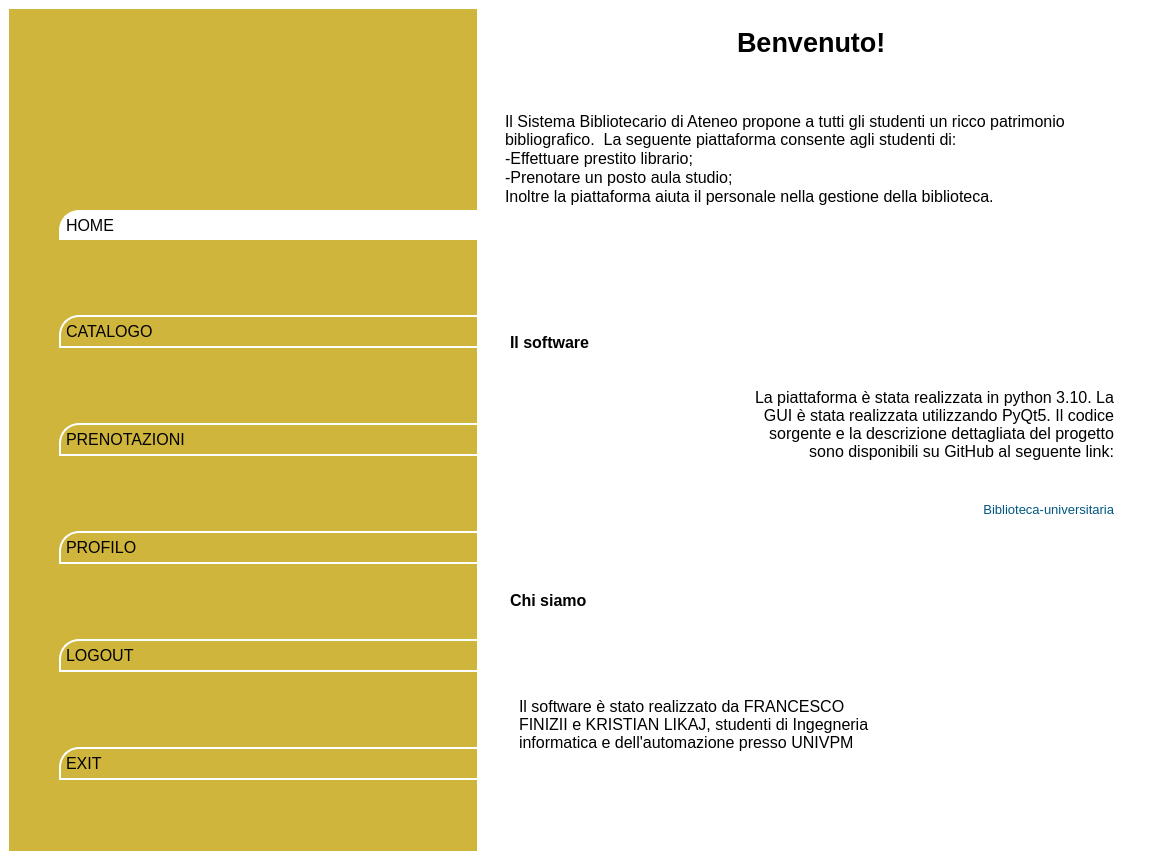
<?xml version="1.0" encoding="UTF-8"?>
<ui version="4.0">
 <class>MainWindow</class>
 <widget class="QMainWindow" name="MainWindow">
  <property name="geometry">
   <rect>
    <x>0</x>
    <y>0</y>
    <width>1150</width>
    <height>860</height>
   </rect>
  </property>
  <property name="maximumSize">
   <size>
    <width>1150</width>
    <height>860</height>
   </size>
  </property>
  <property name="windowTitle">
   <string>Biblioteca</string>
  </property>
  <property name="windowIcon">
   <iconset>
    <normaloff>../../Amministratore/Resources/logo.png</normaloff>../../Amministratore/Resources/logo.png</iconset>
  </property>
  <property name="styleSheet">
   <string notr="true">background-color: rgb(255, 255, 255);</string>
  </property>
  <widget class="QWidget" name="centralwidget">
   <property name="styleSheet">
    <string notr="true">background-color: rgb(255, 255, 255);</string>
   </property>
   <layout class="QHBoxLayout" name="horizontalLayout">
    <item>
     <widget class="QWidget" name="leftMenu" native="true">
      <property name="sizePolicy">
       <sizepolicy hsizetype="Preferred" vsizetype="Preferred">
        <horstretch>0</horstretch>
        <verstretch>0</verstretch>
       </sizepolicy>
      </property>
      <property name="styleSheet">
       <string notr="true">background-color: rgb(207, 181, 59);
border: None</string>
      </property>
      <layout class="QVBoxLayout" name="verticalLayout_2">
       <property name="spacing">
        <number>0</number>
       </property>
       <property name="leftMargin">
        <number>50</number>
       </property>
       <property name="topMargin">
        <number>0</number>
       </property>
       <property name="rightMargin">
        <number>0</number>
       </property>
       <property name="bottomMargin">
        <number>0</number>
       </property>
       <item>
        <widget class="QFrame" name="frame_4">
         <property name="styleSheet">
          <string notr="true"/>
         </property>
         <property name="frameShape">
          <enum>QFrame::StyledPanel</enum>
         </property>
         <property name="frameShadow">
          <enum>QFrame::Raised</enum>
         </property>
         <layout class="QVBoxLayout" name="verticalLayout_4">
          <property name="leftMargin">
           <number>0</number>
          </property>
          <property name="topMargin">
           <number>0</number>
          </property>
          <property name="rightMargin">
           <number>0</number>
          </property>
          <property name="bottomMargin">
           <number>0</number>
          </property>
          <item>
           <widget class="QFrame" name="frame_5">
            <property name="sizePolicy">
             <sizepolicy hsizetype="Preferred" vsizetype="Fixed">
              <horstretch>0</horstretch>
              <verstretch>0</verstretch>
             </sizepolicy>
            </property>
            <property name="frameShape">
             <enum>QFrame::StyledPanel</enum>
            </property>
            <property name="frameShadow">
             <enum>QFrame::Raised</enum>
            </property>
            <layout class="QHBoxLayout" name="horizontalLayout_9">
             <item alignment="Qt::AlignTop">
              <widget class="QLabel" name="label_2">
               <property name="minimumSize">
                <size>
                 <width>400</width>
                 <height>112</height>
                </size>
               </property>
               <property name="maximumSize">
                <size>
                 <width>400</width>
                 <height>112</height>
                </size>
               </property>
               <property name="text">
                <string/>
               </property>
               <property name="pixmap">
                <pixmap>../../Amministratore/Resources/logo biblioteca.png</pixmap>
               </property>
               <property name="scaledContents">
                <bool>true</bool>
               </property>
              </widget>
             </item>
            </layout>
           </widget>
          </item>
          <item>
           <widget class="QFrame" name="frame_6">
            <property name="sizePolicy">
             <sizepolicy hsizetype="Minimum" vsizetype="Expanding">
              <horstretch>0</horstretch>
              <verstretch>0</verstretch>
             </sizepolicy>
            </property>
            <property name="frameShape">
             <enum>QFrame::StyledPanel</enum>
            </property>
            <property name="frameShadow">
             <enum>QFrame::Raised</enum>
            </property>
            <layout class="QVBoxLayout" name="verticalLayout_5">
             <property name="spacing">
              <number>10</number>
             </property>
             <property name="leftMargin">
              <number>0</number>
             </property>
             <property name="topMargin">
              <number>0</number>
             </property>
             <property name="rightMargin">
              <number>0</number>
             </property>
             <property name="bottomMargin">
              <number>0</number>
             </property>
             <item>
              <widget class="QPushButton" name="homeButton">
               <property name="minimumSize">
                <size>
                 <width>0</width>
                 <height>30</height>
                </size>
               </property>
               <property name="maximumSize">
                <size>
                 <width>16777215</width>
                 <height>30</height>
                </size>
               </property>
               <property name="font">
                <font>
                 <pointsize>12</pointsize>
                </font>
               </property>
               <property name="styleSheet">
                <string notr="true">QPushButton#homeButton{
	text-align:left;
	padding:5px;
	border-top-left-radius:20px;
	border: 2px solid;
	border-color: rgb(255, 255, 255);
	border-right: None;
}
QPushButton#homeButton:hover{	
	background-color: rgb(255, 255, 255);
}
QPushButton#homeButton:checked{	
	background-color: rgb(255, 255, 255);
}</string>
               </property>
               <property name="text">
                <string>HOME</string>
               </property>
               <property name="icon">
                <iconset>
                 <normaloff>../../Amministratore/Resources/home-icon.png</normaloff>../../Amministratore/Resources/home-icon.png</iconset>
               </property>
               <property name="iconSize">
                <size>
                 <width>24</width>
                 <height>24</height>
                </size>
               </property>
               <property name="checkable">
                <bool>true</bool>
               </property>
               <property name="checked">
                <bool>true</bool>
               </property>
               <attribute name="buttonGroup">
                <string notr="true">buttonGroup</string>
               </attribute>
              </widget>
             </item>
             <item>
              <widget class="QPushButton" name="catalogoButton">
               <property name="sizePolicy">
                <sizepolicy hsizetype="Preferred" vsizetype="Fixed">
                 <horstretch>0</horstretch>
                 <verstretch>0</verstretch>
                </sizepolicy>
               </property>
               <property name="minimumSize">
                <size>
                 <width>0</width>
                 <height>0</height>
                </size>
               </property>
               <property name="maximumSize">
                <size>
                 <width>16777215</width>
                 <height>16777215</height>
                </size>
               </property>
               <property name="font">
                <font>
                 <pointsize>12</pointsize>
                </font>
               </property>
               <property name="styleSheet">
                <string notr="true">QPushButton#catalogoButton{
	text-align:left;
	padding:5px;
	border-top-left-radius:20px;
	border: 2px solid;
	border-color: rgb(255, 255, 255);
	border-right: None;
}
QPushButton#catalogoButton:hover{	
	background-color: rgb(255, 255, 255);
}
QPushButton#catalogoButton:checked{	
	background-color: rgb(255, 255, 255);
}
</string>
               </property>
               <property name="text">
                <string>CATALOGO</string>
               </property>
               <property name="icon">
                <iconset>
                 <normaloff>../../Amministratore/Resources/book-icon.png</normaloff>../../Amministratore/Resources/book-icon.png</iconset>
               </property>
               <property name="iconSize">
                <size>
                 <width>24</width>
                 <height>24</height>
                </size>
               </property>
               <property name="checkable">
                <bool>true</bool>
               </property>
               <property name="checked">
                <bool>false</bool>
               </property>
               <attribute name="buttonGroup">
                <string notr="true">buttonGroup</string>
               </attribute>
              </widget>
             </item>
             <item>
              <widget class="QPushButton" name="prenotazioniButton">
               <property name="font">
                <font>
                 <pointsize>12</pointsize>
                </font>
               </property>
               <property name="styleSheet">
                <string notr="true">QPushButton#prenotazioniButton{
	text-align:left;
	padding:5px;
	border-top-left-radius:20px;
	border: 2px solid;
	border-color: rgb(255, 255, 255);
	border-right: None;
}
QPushButton#prenotazioniButton:hover{	
	background-color: rgb(255, 255, 255);
}
QPushButton#prenotazioniButton:checked{	
	background-color: rgb(255, 255, 255);
}</string>
               </property>
               <property name="text">
                <string>PRENOTAZIONI</string>
               </property>
               <property name="icon">
                <iconset>
                 <normaloff>../../Amministratore/Resources/booking-icon.svg</normaloff>../../Amministratore/Resources/booking-icon.svg</iconset>
               </property>
               <property name="iconSize">
                <size>
                 <width>24</width>
                 <height>24</height>
                </size>
               </property>
               <property name="checkable">
                <bool>true</bool>
               </property>
               <attribute name="buttonGroup">
                <string notr="true">buttonGroup</string>
               </attribute>
              </widget>
             </item>
             <item>
              <widget class="QPushButton" name="profiloButton">
               <property name="font">
                <font>
                 <pointsize>12</pointsize>
                </font>
               </property>
               <property name="styleSheet">
                <string notr="true">QPushButton#profiloButton{
	text-align:left;
	padding:5px;
	border-top-left-radius:20px;
	border: 2px solid;
	border-color: rgb(255, 255, 255);
	border-right: None;
}
QPushButton#profiloButton:hover{	
	background-color: rgb(255, 255, 255);
}
QPushButton#profiloButton:checked{	
	background-color: rgb(255, 255, 255);
}</string>
               </property>
               <property name="text">
                <string>PROFILO</string>
               </property>
               <property name="icon">
                <iconset>
                 <normaloff>../../Amministratore/Resources/user-icon.png</normaloff>../../Amministratore/Resources/user-icon.png</iconset>
               </property>
               <property name="iconSize">
                <size>
                 <width>20</width>
                 <height>20</height>
                </size>
               </property>
               <property name="checkable">
                <bool>true</bool>
               </property>
               <attribute name="buttonGroup">
                <string notr="true">buttonGroup</string>
               </attribute>
              </widget>
             </item>
             <item>
              <widget class="QPushButton" name="logoutButton">
               <property name="font">
                <font>
                 <pointsize>12</pointsize>
                </font>
               </property>
               <property name="styleSheet">
                <string notr="true">QPushButton#logoutButton{
	text-align:left;
	padding:5px;
	border-top-left-radius:20px;
	border: 2px solid;
	border-color: rgb(255, 255, 255);
	border-right: None;
}
QPushButton#logoutButton:hover{	
	background-color: rgb(255, 255, 255);
}
QPushButton#logoutButton:checked{	
	background-color: rgb(255, 255, 255);
}</string>
               </property>
               <property name="text">
                <string>LOGOUT</string>
               </property>
               <property name="icon">
                <iconset>
                 <normaloff>../../Amministratore/Resources/logout-icon.png</normaloff>../../Amministratore/Resources/logout-icon.png</iconset>
               </property>
               <property name="iconSize">
                <size>
                 <width>20</width>
                 <height>20</height>
                </size>
               </property>
               <property name="checkable">
                <bool>true</bool>
               </property>
               <attribute name="buttonGroup">
                <string notr="true">buttonGroup</string>
               </attribute>
              </widget>
             </item>
             <item>
              <widget class="QPushButton" name="exitButton">
               <property name="font">
                <font>
                 <pointsize>12</pointsize>
                </font>
               </property>
               <property name="styleSheet">
                <string notr="true">QPushButton#exitButton{
	text-align:left;
	padding:5px;
	border-top-left-radius:20px;
	border: 2px solid;
	border-color: rgb(255, 255, 255);
	border-right: None;
}
QPushButton#exitButton:hover{	
	background-color: rgb(255, 255, 255);
}
QPushButton#exitButton:checked{	
	background-color: rgb(255, 255, 255);
}</string>
               </property>
               <property name="text">
                <string>EXIT</string>
               </property>
               <property name="icon">
                <iconset>
                 <normaloff>../../Amministratore/Resources/exit icon.png</normaloff>../../Amministratore/Resources/exit icon.png</iconset>
               </property>
               <property name="iconSize">
                <size>
                 <width>20</width>
                 <height>20</height>
                </size>
               </property>
               <property name="checkable">
                <bool>true</bool>
               </property>
               <property name="checked">
                <bool>false</bool>
               </property>
               <attribute name="buttonGroup">
                <string notr="true">buttonGroup</string>
               </attribute>
              </widget>
             </item>
            </layout>
           </widget>
          </item>
         </layout>
        </widget>
       </item>
      </layout>
     </widget>
    </item>
    <item>
     <widget class="QStackedWidget" name="stackedWidget">
      <property name="currentIndex">
       <number>0</number>
      </property>
      <widget class="QWidget" name="homePage_2">
       <layout class="QVBoxLayout" name="verticalLayout_17">
        <item>
         <widget class="QWidget" name="widget_4" native="true">
          <property name="sizePolicy">
           <sizepolicy hsizetype="Preferred" vsizetype="Fixed">
            <horstretch>0</horstretch>
            <verstretch>0</verstretch>
           </sizepolicy>
          </property>
          <layout class="QVBoxLayout" name="verticalLayout_18">
           <property name="spacing">
            <number>50</number>
           </property>
           <item alignment="Qt::AlignHCenter">
            <widget class="QLabel" name="label_5">
             <property name="sizePolicy">
              <sizepolicy hsizetype="Preferred" vsizetype="Fixed">
               <horstretch>0</horstretch>
               <verstretch>0</verstretch>
              </sizepolicy>
             </property>
             <property name="font">
              <font>
               <pointsize>20</pointsize>
               <weight>75</weight>
               <bold>true</bold>
              </font>
             </property>
             <property name="text">
              <string>Benvenuto!</string>
             </property>
            </widget>
           </item>
           <item>
            <widget class="QTextBrowser" name="textBrowser_2">
             <property name="sizePolicy">
              <sizepolicy hsizetype="Expanding" vsizetype="Fixed">
               <horstretch>0</horstretch>
               <verstretch>0</verstretch>
              </sizepolicy>
             </property>
             <property name="styleSheet">
              <string notr="true">border:None;</string>
             </property>
             <property name="html">
              <string>&lt;!DOCTYPE HTML PUBLIC &quot;-//W3C//DTD HTML 4.0//EN&quot; &quot;http://www.w3.org/TR/REC-html40/strict.dtd&quot;&gt;
&lt;html&gt;&lt;head&gt;&lt;meta name=&quot;qrichtext&quot; content=&quot;1&quot; /&gt;&lt;style type=&quot;text/css&quot;&gt;
p, li { white-space: pre-wrap; }
&lt;/style&gt;&lt;/head&gt;&lt;body style=&quot; font-family:'MS Shell Dlg 2'; font-size:7.8pt; font-weight:400; font-style:normal;&quot;&gt;
&lt;p style=&quot; margin-top:0px; margin-bottom:0px; margin-left:0px; margin-right:0px; -qt-block-indent:0; text-indent:0px;&quot;&gt;&lt;span style=&quot; font-size:12pt;&quot;&gt;Il Sistema Bibliotecario di Ateneo propone a tutti gli studenti un ricco patrimonio bibliografico.  La seguente piattaforma consente agli studenti di:&lt;/span&gt;&lt;/p&gt;
&lt;p style=&quot; margin-top:0px; margin-bottom:0px; margin-left:0px; margin-right:0px; -qt-block-indent:0; text-indent:0px;&quot;&gt;&lt;span style=&quot; font-size:12pt;&quot;&gt;-Effettuare prestito librario;&lt;/span&gt;&lt;/p&gt;
&lt;p style=&quot; margin-top:0px; margin-bottom:0px; margin-left:0px; margin-right:0px; -qt-block-indent:0; text-indent:0px;&quot;&gt;&lt;span style=&quot; font-size:12pt;&quot;&gt;-Prenotare un posto aula studio;&lt;/span&gt;&lt;/p&gt;
&lt;p style=&quot; margin-top:0px; margin-bottom:0px; margin-left:0px; margin-right:0px; -qt-block-indent:0; text-indent:0px;&quot;&gt;&lt;span style=&quot; font-size:12pt;&quot;&gt;Inoltre la piattaforma aiuta il personale nella gestione della biblioteca.&lt;/span&gt;&lt;/p&gt;&lt;/body&gt;&lt;/html&gt;</string>
             </property>
            </widget>
           </item>
          </layout>
         </widget>
        </item>
        <item>
         <widget class="QWidget" name="widget_14" native="true">
          <layout class="QVBoxLayout" name="verticalLayout_19">
           <item>
            <widget class="QWidget" name="widget_15" native="true">
             <property name="sizePolicy">
              <sizepolicy hsizetype="Preferred" vsizetype="Fixed">
               <horstretch>0</horstretch>
               <verstretch>0</verstretch>
              </sizepolicy>
             </property>
             <layout class="QVBoxLayout" name="verticalLayout_20">
              <item alignment="Qt::AlignTop">
               <widget class="QLabel" name="label_12">
                <property name="font">
                 <font>
                  <pointsize>12</pointsize>
                  <weight>75</weight>
                  <bold>true</bold>
                 </font>
                </property>
                <property name="text">
                 <string>Il software</string>
                </property>
               </widget>
              </item>
             </layout>
            </widget>
           </item>
           <item>
            <widget class="QWidget" name="widget_16" native="true">
             <layout class="QHBoxLayout" name="horizontalLayout_3">
              <item>
               <widget class="QWidget" name="widget_17" native="true">
                <layout class="QVBoxLayout" name="verticalLayout_21">
                 <property name="spacing">
                  <number>0</number>
                 </property>
                 <property name="leftMargin">
                  <number>0</number>
                 </property>
                 <property name="topMargin">
                  <number>0</number>
                 </property>
                 <property name="rightMargin">
                  <number>0</number>
                 </property>
                 <property name="bottomMargin">
                  <number>0</number>
                 </property>
                 <item>
                  <widget class="QLabel" name="label_13">
                   <property name="maximumSize">
                    <size>
                     <width>250</width>
                     <height>200</height>
                    </size>
                   </property>
                   <property name="text">
                    <string/>
                   </property>
                   <property name="pixmap">
                    <pixmap>../../Amministratore/Resources/code.jpg</pixmap>
                   </property>
                   <property name="scaledContents">
                    <bool>true</bool>
                   </property>
                  </widget>
                 </item>
                </layout>
               </widget>
              </item>
              <item>
               <widget class="QWidget" name="widget_18" native="true">
                <layout class="QVBoxLayout" name="verticalLayout_22">
                 <property name="rightMargin">
                  <number>0</number>
                 </property>
                 <item>
                  <widget class="QLabel" name="label_14">
                   <property name="font">
                    <font>
                     <pointsize>12</pointsize>
                    </font>
                   </property>
                   <property name="text">
                    <string>La piattaforma è stata realizzata in python 3.10. La GUI è stata realizzata utilizzando PyQt5. Il codice sorgente e la descrizione dettagliata del progetto sono disponibili su GitHub al seguente link:</string>
                   </property>
                   <property name="alignment">
                    <set>Qt::AlignRight|Qt::AlignTrailing|Qt::AlignVCenter</set>
                   </property>
                   <property name="wordWrap">
                    <bool>true</bool>
                   </property>
                  </widget>
                 </item>
                 <item>
                  <widget class="QPushButton" name="link">
                   <property name="sizePolicy">
                    <sizepolicy hsizetype="Preferred" vsizetype="Preferred">
                     <horstretch>0</horstretch>
                     <verstretch>0</verstretch>
                    </sizepolicy>
                   </property>
                   <property name="font">
                    <font>
                     <pointsize>10</pointsize>
                    </font>
                   </property>
                   <property name="styleSheet">
                    <string notr="true">border:None;
color:  rgb(0, 86, 129);
text-align: right;</string>
                   </property>
                   <property name="text">
                    <string>Biblioteca-universitaria</string>
                   </property>
                  </widget>
                 </item>
                </layout>
               </widget>
              </item>
             </layout>
            </widget>
           </item>
          </layout>
         </widget>
        </item>
        <item>
         <widget class="QWidget" name="widget_19" native="true">
          <layout class="QVBoxLayout" name="verticalLayout_23">
           <item>
            <widget class="QWidget" name="widget_20" native="true">
             <property name="sizePolicy">
              <sizepolicy hsizetype="Preferred" vsizetype="Fixed">
               <horstretch>0</horstretch>
               <verstretch>0</verstretch>
              </sizepolicy>
             </property>
             <layout class="QVBoxLayout" name="verticalLayout_24">
              <property name="topMargin">
               <number>0</number>
              </property>
              <item>
               <widget class="QLabel" name="label_15">
                <property name="sizePolicy">
                 <sizepolicy hsizetype="Preferred" vsizetype="Fixed">
                  <horstretch>0</horstretch>
                  <verstretch>0</verstretch>
                 </sizepolicy>
                </property>
                <property name="font">
                 <font>
                  <pointsize>12</pointsize>
                  <weight>75</weight>
                  <bold>true</bold>
                 </font>
                </property>
                <property name="text">
                 <string>Chi siamo</string>
                </property>
               </widget>
              </item>
             </layout>
            </widget>
           </item>
           <item>
            <widget class="QWidget" name="widget_21" native="true">
             <layout class="QHBoxLayout" name="horizontalLayout_5">
              <property name="topMargin">
               <number>0</number>
              </property>
              <item>
               <widget class="QWidget" name="widget_22" native="true">
                <layout class="QVBoxLayout" name="verticalLayout_25">
                 <item>
                  <widget class="QLabel" name="label_16">
                   <property name="font">
                    <font>
                     <pointsize>12</pointsize>
                    </font>
                   </property>
                   <property name="text">
                    <string>Il software è stato realizzato da FRANCESCO FINIZII e KRISTIAN LIKAJ, studenti di Ingegneria informatica e dell'automazione presso UNIVPM</string>
                   </property>
                   <property name="wordWrap">
                    <bool>true</bool>
                   </property>
                  </widget>
                 </item>
                </layout>
               </widget>
              </item>
              <item alignment="Qt::AlignHCenter">
               <widget class="QWidget" name="widget_23" native="true">
                <layout class="QVBoxLayout" name="verticalLayout_26">
                 <item>
                  <widget class="QLabel" name="label_17">
                   <property name="maximumSize">
                    <size>
                     <width>150</width>
                     <height>150</height>
                    </size>
                   </property>
                   <property name="text">
                    <string/>
                   </property>
                   <property name="pixmap">
                    <pixmap>../../Amministratore/Resources/logoUnivPM.png</pixmap>
                   </property>
                   <property name="scaledContents">
                    <bool>true</bool>
                   </property>
                  </widget>
                 </item>
                </layout>
               </widget>
              </item>
             </layout>
            </widget>
           </item>
          </layout>
         </widget>
        </item>
       </layout>
      </widget>
     </widget>
    </item>
   </layout>
  </widget>
 </widget>
 <resources/>
 <connections/>
 <buttongroups>
  <buttongroup name="buttonGroup"/>
 </buttongroups>
</ui>
